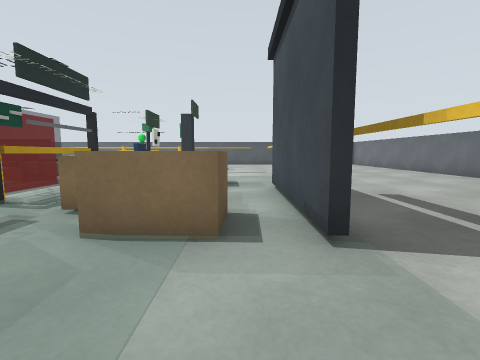
view 1 (above)

24 first-person views from a walk through a world built for the Gazebo simulator. The camera is 0.49 m above the floor, tilts 6° down and sees 85° across. The floor is counted in squares, 0.5 m on a side. Each view is taken from the middle of a square. On the plan, view 1 faces up. The plan holds only what a view shows up to about 11 squares ahead; the rest is blank. The place goes on beyond the plan. Robots are left out. Some stock models are drawn as simple stand-ins.

view 2
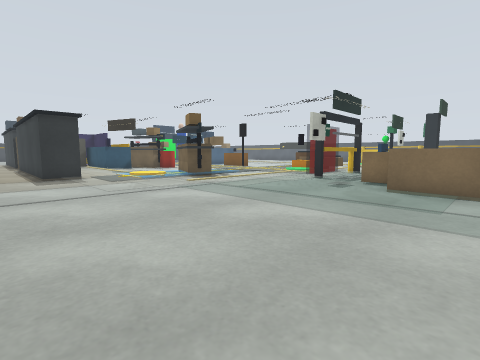

view 3
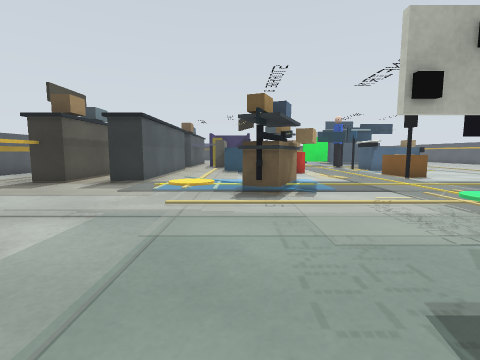

view 4
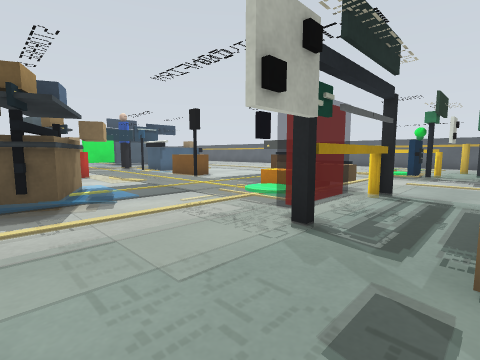

view 5
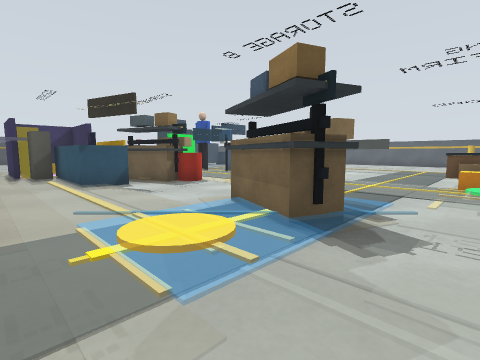

view 6
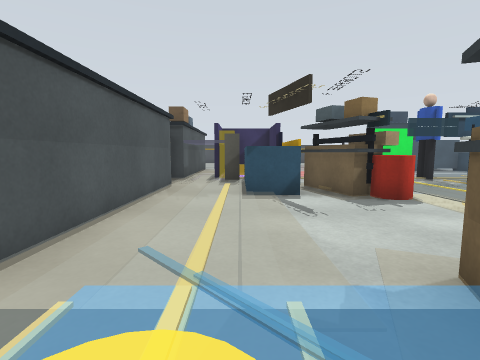

view 7
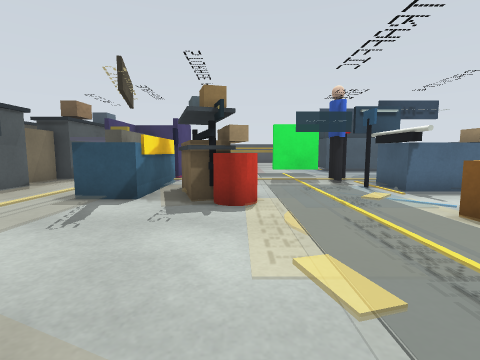

view 8
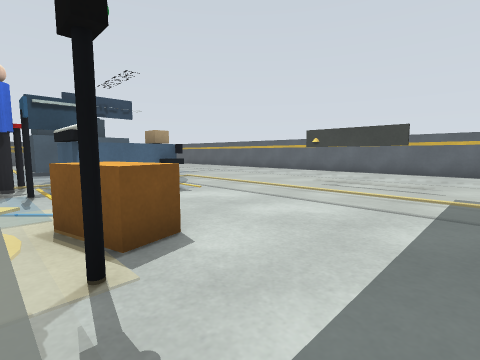

view 9
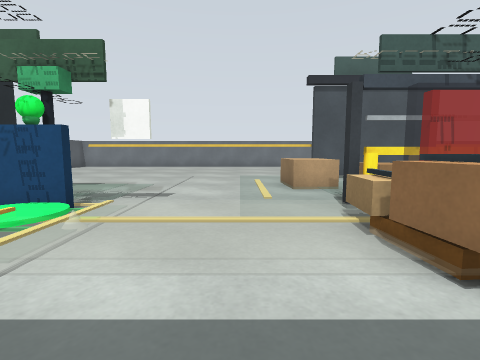

view 10
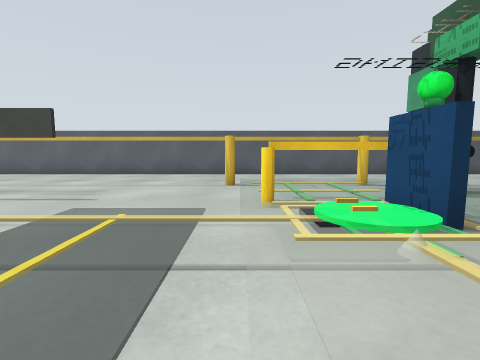

view 11
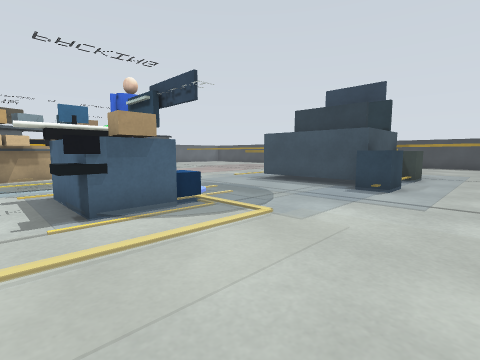

view 12
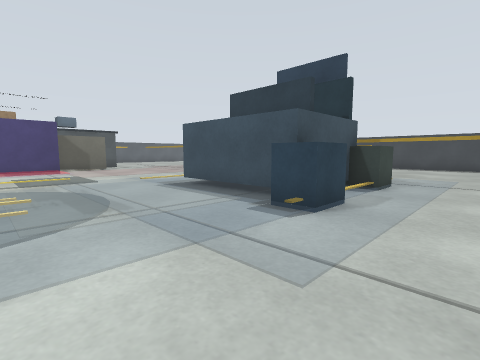

view 13
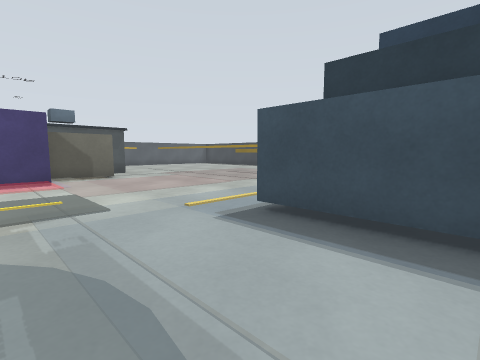

view 14
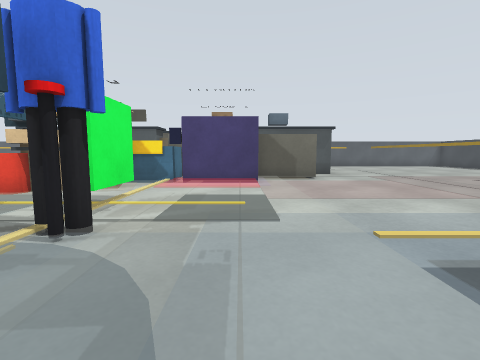

view 15
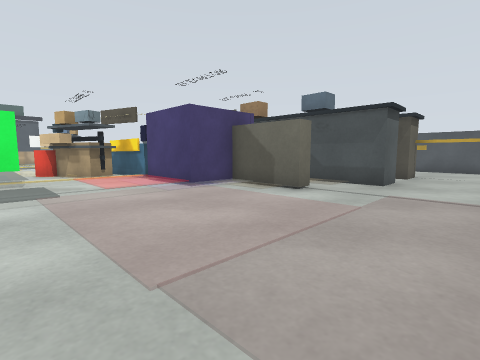

view 16
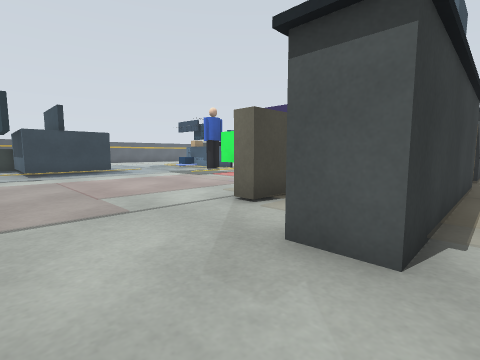

view 17
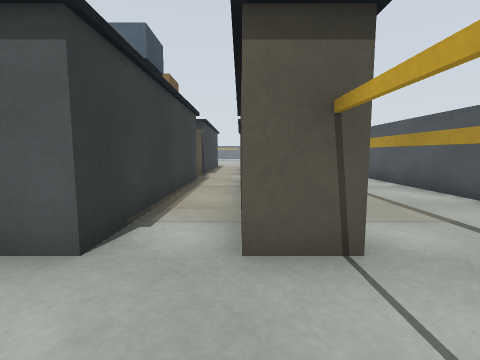

view 18
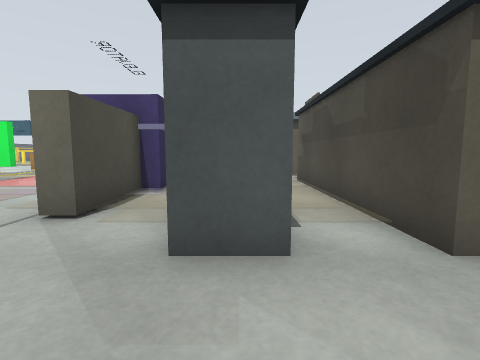

view 19
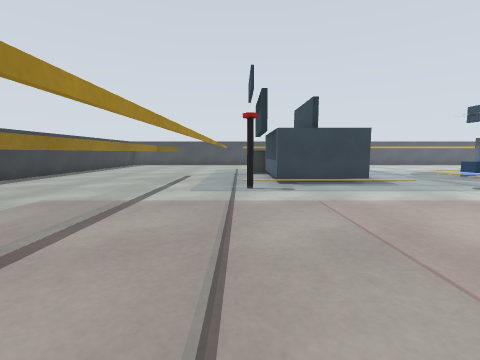

view 20
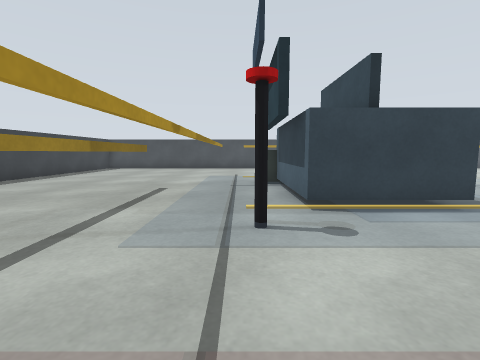

view 21
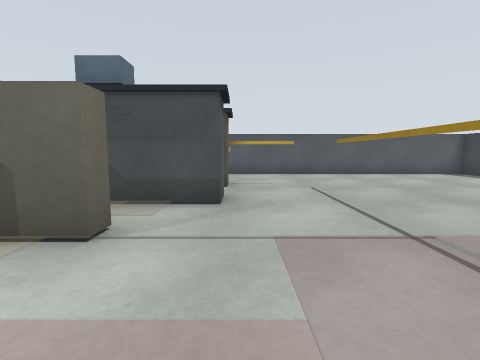

view 22
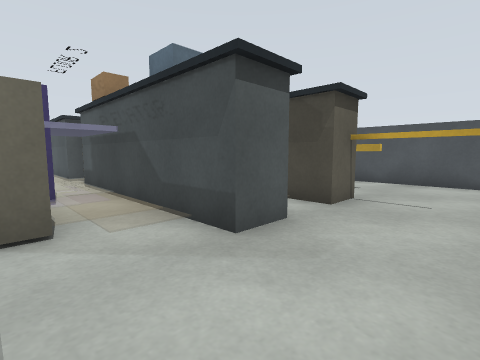

view 23
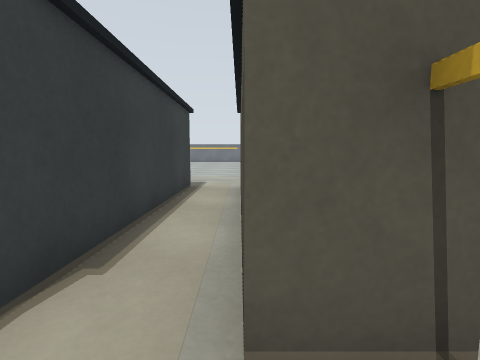

view 24
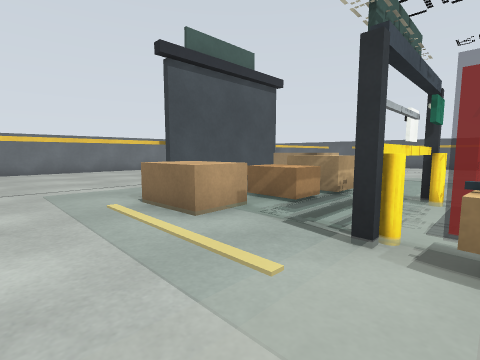

### Floor plan
Key: @ floor where view 1 was taken; # wall or solid block; . main floor; : floor 0.05 m higher than the main floor; - floor 0.05 m lower than the main floor; + floor 0.1 m higher than the main floor; / step, stairs or slope; S sign; P pallet; B orange box; Y yellow pole; R brown box; A rack; L black box; W white box; C black pole; U blue post; G green ball; E red cylinder; F blue box; N person; H green box; K dark grey box; T thing the floor can be seen under or through; O other object.
Columns run from 32 left of view 1 to 2 right of it. Each row starts with its distance up from view 1.
 19                  ///////Y...Y
 18                  ////////....U.-
 17    -------.-/....SSSS.......UU.---
 16  -#........-/...........YY#Y...---
 15  -#.K..FF..-/............:GC...---
 14  -#.KKFFF.................  ...---
 13 #-#.F  F.................. .WO....
 12 #-#.F  F.....PPL------..-...-------
 11 #-#.F  F.....FFF------..-.........-
 10 #-#.FFFF.....AAA--RR--..-.........-
  9 #-.C........CNCF--RRC-..OPOY..RRR.-
  8 #-#.........NN..........BB #..RR.##
  7 #-#------.::HH:::::::::::+ #.RR .#
  6 #.#..........H............ #.RR .#
  5 #.#...........-PEE----..-.LY.RRR.#
  4 #.#.......:::.#R#----#RP-...WRR R##
  3  .#.......OOFF##F----#R -...L.RRR##
  2  .#..----O  F   F----/  -.........-
  1  -#....#####O#FFF.....+:..........
  0  -#----##OOOO#........::........@
 -1  -#---LLLOLLO..LLLLLLL.....------
 -2  -#--LLLLLOOL######LL#...-.------
 -3  -#----..................-.------
 -4  ----L#######.L#######...-.------
 -5  ---TTL       #      ##
 -6  ------..           ..
 -7      #####         ##

Positions as (right, up) in squares from view 1, and headings:
1: (0, 0), facing up
2: (0, -4), facing up-left
3: (-2, 2), facing left
4: (-3, 2), facing up-left
5: (-7, -1), facing up-left
6: (-9, 1), facing left
7: (-10, 5), facing left
8: (-10, 8), facing up-left
9: (-10, 11), facing right
10: (-8, 11), facing up
11: (-16, 17), facing down-left
12: (-20, 17), facing down-left
13: (-21, 13), facing down-left
14: (-22, 12), facing down
15: (-29, 7), facing down-right
16: (-29, -3), facing up-right
17: (-29, -4), facing right
18: (-29, -2), facing right
19: (-29, 1), facing up
20: (-29, 5), facing up
21: (-27, 4), facing down
22: (-29, 1), facing down-right
23: (-19, -4), facing right
24: (-6, 12), facing down-right
